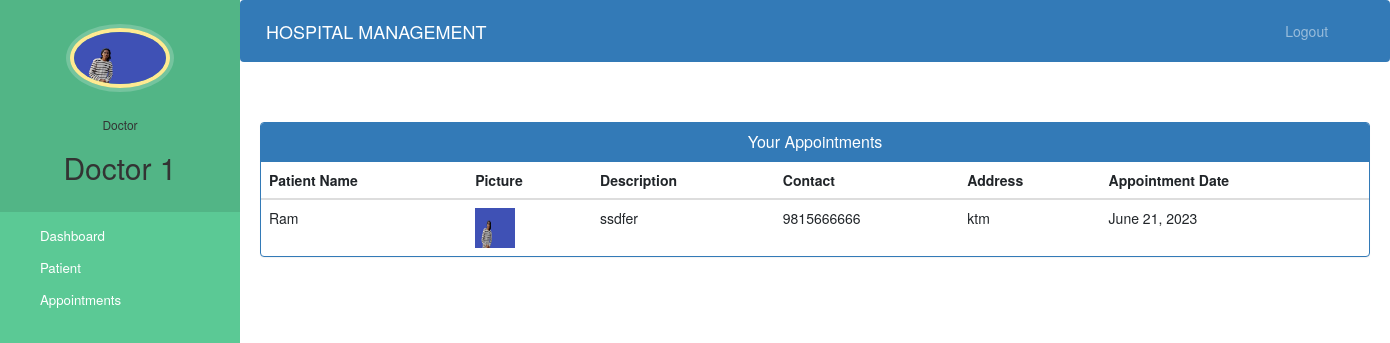
/doctor-view-appointment (signed in), run on the app's committed database.
### hospital/models.py (models this page shows, shortened)
class Doctor(models.Model):
    user=models.OneToOneField(User,on_delete=models.CASCADE)
    profile_pic= models.ImageField(upload_to='profile_pic/DoctorProfilePic/',null=True,blank=True)
    address = models.CharField(max_length=40)
    mobile = models.CharField(max_length=20,null=True)
    department= models.CharField(max_length=50,choices=departments,default='Cardiologist')
    status=models.BooleanField(default=False)

class Appointment(models.Model):
    patientId=models.PositiveIntegerField(null=True)
    doctorId=models.PositiveIntegerField(null=True)
    patientName=models.CharField(max_length=40,null=True)
    doctorName=models.CharField(max_length=40,null=True)
    appointmentDate=models.DateField(auto_now=True)
    description=models.TextField(max_length=500)
    status=models.BooleanField(default=False)

class Patient(models.Model):
    user=models.OneToOneField(User,on_delete=models.CASCADE)
    profile_pic= models.ImageField(upload_to='profile_pic/PatientProfilePic/',null=True,blank=True)
    address = models.CharField(max_length=40)
    mobile = models.CharField(max_length=20,null=False)
    symptoms = models.CharField(max_length=100,null=False)
    assignedDoctorId = models.PositiveIntegerField(null=True)
    admitDate=models.DateField(auto_now=True)
    status=models.BooleanField(default=False)

### hospital/views.py (the view)
# urls.py: path('doctor-view-appointment', views.doctor_view_appointment_view,name='doctor-view-appointment'),
@login_required(login_url='doctorlogin')
@user_passes_test(is_doctor)
def doctor_view_appointment_view(request):
    doctor=models.Doctor.objects.get(user_id=request.user.id) #for profile picture of doctor in sidebar
    appointments=models.Appointment.objects.all().filter(status=True,doctorId=request.user.id)
    patientid=[]
    for a in appointments:
        patientid.append(a.patientId)
    patients=models.Patient.objects.all().filter(status=True,user_id__in=patientid)
    appointments=zip(appointments,patients)
    return render(request,'hospital/doctor_view_appointment.html',{'appointments':appointments,'doctor':doctor})

### hospital/views.py (called while the page is built)
def is_doctor(user):
    return user.groups.filter(name='DOCTOR').exists()

### templates/hospital/doctor_view_appointment.html (shortened to what this page needs)
{% extends 'hospital/doctor_base.html' %}
{% block content %}
{%load static%}
<head>
  <link href="//netdna.bootstrapcdn.com/bootstrap/3.0.0/css/bootstrap.min.css" rel="stylesheet" id="bootstrap-css">
</head>
<div class="container">
  <div class="panel panel-primary">
    <div class="panel-heading">
      <h6 class="panel-title">Your Appointments</h6>
    </div>
    <table class="table table-hover" id="dev-table">
      <thead>
        <tr>
          <th>Patient Name</th>
          <th>Picture</th>
          <th>Description</th>
          <th>Contact</th>
          <th>Address</th>
          <th>Appointment Date</th>
        </tr>
      </thead>
      {% for a,p in appointments %}
      <tr>
        <td>{{a.patientName}}</td>
        <td> <img src="{% static p.profile_pic.url %}" alt="Profile Pic" height="40px" width="40px" /></td>
        <td>{{a.description}}</td>
        <td>{{p.mobile}}</td>
        <td>{{p.address}}</td>
        <td>{{a.appointmentDate}}</td>
      </tr>
      {% endfor %}
    </table>
  </div>
</div>
{% endblock content %}

### templates/hospital/doctor_base.html (shortened to what this page needs)
<!DOCTYPE html>
{% load static %}
<html lang="en">
<head>
  <link rel="stylesheet" href="https://stackpath.bootstrapcdn.com/bootstrap/4.3.1/css/bootstrap.min.css">
  <link rel="stylesheet" href="https://maxcdn.bootstrapcdn.com/font-awesome/4.7.0/css/font-awesome.min.css">
</head>
<body>
  <nav class="menu" tabindex="0">
    <header class="avatar">
      <img src="{% static doctor.profile_pic.url %}" alt="Profile Pic" />
      <br><br>
      <h6>Doctor</h6>
      <h2>{{request.user.first_name}}</h2>
    </header>
    <ul>
      <li tabindex="0" class="icon-dashboard"> <a style="color:white; text-decoration:none;" href="/doctor-dashboard"><span>Dashboard</span></a> </li>
      <li tabindex="0" class="icon-users"> <a style="color:white; text-decoration:none;" href="/doctor-patient"><span>Patient</span></a></li>
      <li tabindex="0" class="icon-calendar"> <a style="color:white; text-decoration:none;" href="/doctor-appointment"><span>Appointments</span></a></li>
    </ul>
  </nav>
  <main>
    <div class="bs-example">
      <nav class="navbar navbar-expand-md  navbar-dark fixed-top" style="background:#337AB7;">
        <a href="/doctor-dashboard" class="navbar-brand">HOSPITAL MANAGEMENT</a>
        <div class="collapse navbar-collapse justify-content-between" id="navbarCollapse">
          <div class="navbar-nav" style=" margin-left: 90%;">
            <a href="/logout" class="nav-item nav-link">Logout</a>
          </div>
        </div>
      </nav>
    </div>
    <br><br>
    {% block content %}
    {% endblock content %}
    <br><br><br><br><br><br><br>
  </main>
</body>
</html>

### templates/hospital/doctor_base.html (style rules this page uses)
a:link { text-decoration: none; }
a { color: white; }
body { padding-left: 240px; }
main { position: relative; height: 100vh; }
.menu { background: #5bc995; height: 100vh; width: 240px; position: fixed; top: 0px; left: 0; z-index: 5; outline: none; }
.menu .avatar { background: rgba(0, 0, 0, 0.1); padding: 2em 0.5em; text-align: center; }
.menu .avatar img { width: 100px; border-radius: 50%; overflow: hidden; border: 4px solid #ffea92; box-shadow: 0 0 0 4px rgba(255, 255, 255, 0.2); }
.menu .avatar h2 { font-weight: normal; margin-bottom: 0; }
.menu ul { list-style: none; padding: 0.5em 0; margin: 0; }
.menu ul li { padding: 0.5em 1em 0.5em 3em; font-size: 0.95em; font-weight: regular; background-repeat: no-repeat; background-position: left 15px center; background-size: auto 20px; transition: all 0.15s linear; cursor: pointer; }
.menu ul li.icon-dashboard { background-image: url("http://www.entypo.com/images//gauge.svg"); }
.menu ul li.icon-users { background-image: url("http://www.entypo.com/images//users.svg"); }
.menu ul li.icon-calendar { background-image: url("http://www.entypo.com/images//calendar.svg"); }

### templates/hospital/doctor_view_appointment.html (style rules this page uses)
a:link { text-decoration: none; }
h6 { text-align: center; }

### data on the page
Doctor: profile_pic (picture)
Appointment: patientName "Ram", profile_pic (picture), description "ssdfer", mobile "9815666666", address "ktm", appointmentDate "June 21, 2023"

### other printed values
{{ request.user.first_name }} "Doctor 1"
